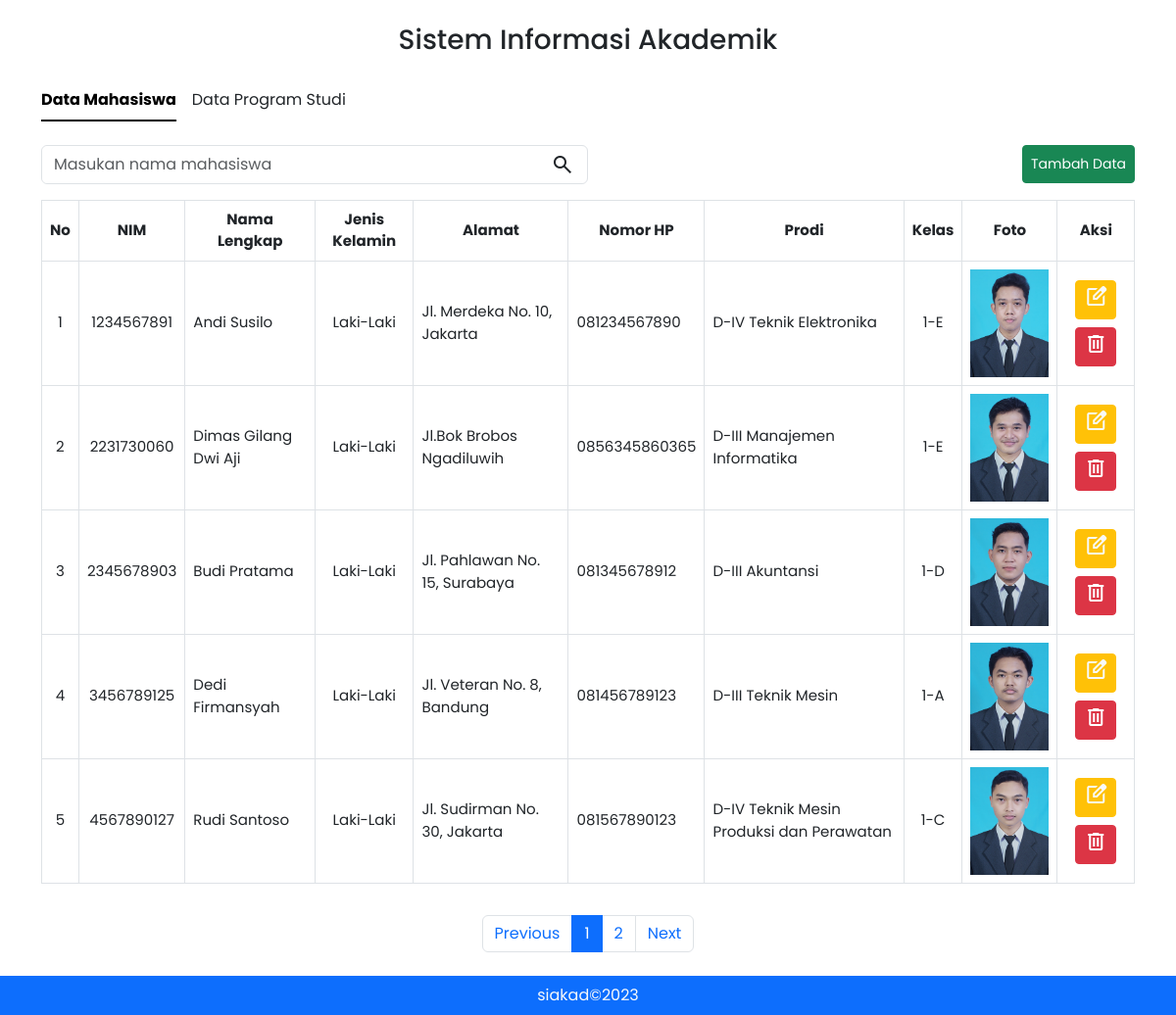
The page / on the database its author committed.
### tables this page shows
CREATE TABLE `mahasiswa` (
  `nim` varchar(10) NOT NULL,
  `nama_lengkap` varchar(100) NOT NULL,
  `jen_kel` varchar(10) NOT NULL,
  `alamat` varchar(100) NOT NULL,
  `no_hp` varchar(15) NOT NULL,
  `kode_prodi` varchar(10) NOT NULL,
  `kelas` varchar(3) NOT NULL,
  `foto` varchar(100) NOT NULL
);

CREATE TABLE `prodi` (
  `kode_prodi` varchar(10) NOT NULL,
  `nama_prodi` varchar(100) NOT NULL
);

### functions/functions.php (called while the page is built, shortened)
<?php
    $conn = mysqli_connect("localhost", "root", "", "db_siakad");
    function query($query) {
        global $conn;
        $result = mysqli_query($conn, $query);
        $rows = [];
        while ($row = mysqli_fetch_assoc($result)) {
            $rows[] = $row;
        }
        return $rows;
    }

### index.php (the view, shortened to what this page needs)
<?php
require 'functions/functions.php';
$jumlahDataPerhalaman = 5;
$jumlahData = count(query("SELECT * FROM mahasiswa"));
$jumlahHalaman = ceil($jumlahData / $jumlahDataPerhalaman);
$halamanAktif = (isset($_GET["halaman"])) ? $_GET["halaman"] : 1;
$awalData = ($jumlahDataPerhalaman * $halamanAktif) - $jumlahDataPerhalaman;
$mahasiswa = query("SELECT * FROM mahasiswa LIMIT $awalData, $jumlahDataPerhalaman");
$next = $halamanAktif + 1;
$prev = $halamanAktif - 1;
?>
<!DOCTYPE html>
<html lang="en">
<head>
    <link rel="stylesheet" href="vendor/bootstrap/css/bootstrap.min.css">
    <link rel="stylesheet" href="assets/css/style.css">
</head>
<body>
    <div class="container pb-5">
        <h3 class="my-4 text-center">Sistem Informasi Akademik</h3>
        <nav class="my-4">
            <ul class="nav nav-underline">
                <li class="nav-item">
                    <a class="nav-link active" href="index.php">Data Mahasiswa</a>
                </li>
                <li class="nav-item">
                    <a class="nav-link" href="view/prodi.php">Data Program Studi</a>
                </li>
            </ul>
        </nav>
        <main>
            <div class="d-flex justify-content-between align-items-center">
                <form class="d-flex border rounded w-50" action="" method="post" role="search">
                    <input class="form-control border-0" type="search" name="keyword" placeholder="Masukan nama mahasiswa" autocomplete="off" autofocus />
                    <button class="btn d-flex justify-content-center align-items-center" type="submit" name="search">
                        <span class="material-symbols-outlined ">
                        </span>
                    </button>
                </form>
                <a class="btn btn-sm btn-success p-2" href="view/tambahMhs.php" role="button">Tambah Data</a>
            </div>
            <div class="container-fluid overflow-x-auto p-0">
                <table class="table table-bordered mt-3">
                    <thead>
                        <tr class="text-center align-middle">
                            <th scope="col">No</th>
                            <th scope="col">NIM</th>
                            <th scope="col">Nama Lengkap</th>
                            <th scope="col">Jenis Kelamin</th>
                            <th scope="col">Alamat</th>
                            <th scope="col">Nomor HP</th>
                            <th scope="col">Prodi</th>
                            <th scope="col">Kelas</th>
                            <th scope="col">Foto</th>
                            <th scope="col">Aksi</th>
                        </tr>
                    </thead>
                    <tbody>
                        <?php $i = 1; ?>
                        <?php foreach ($mahasiswa as $mhs) : ?>
                            <?php
                            $kodeProdi = $mhs["kode_prodi"];
                            $prodi = query("SELECT nama_prodi FROM prodi WHERE kode_prodi = $kodeProdi", "nama_prodi")[0];
                            ?>
                            <tr class="align-middle">
                                <td class="text-center"><?= $i + $awalData; ?></td>
                                <td class="text-center"><?= $mhs["nim"]; ?></td>
                                <td><?= $mhs["nama_lengkap"]; ?></td>
                                <td class="text-center"><?= $mhs["jen_kel"]; ?></td>
                                <td><?= $mhs["alamat"]; ?></td>
                                <td><?= $mhs["no_hp"]; ?></td>
                                <td><?= $prodi["nama_prodi"]; ?></td>
                                <td class="text-center"><?= $mhs["kelas"]; ?></td>
                                <td><img src="assets/img/mhs/<?= $mhs["foto"]; ?>" alt="" class="thumbnail"></td>
                                <td>
                                    <div class="d-grid gap-2 d-md-block text-center">
                                        <a href="view/ubahMhs.php?nim=<?= $mhs["nim"]; ?>" role="button" class="btn btn-sm btn-warning mb-md-2">
                                            <span class="material-symbols-outlined text-light">
                                            </span>
                                        </a>
                                        <a href="functions/deleteMhs.php?nim=<?= $mhs['nim']; ?>&foto=<?= $mhs['foto']; ?>" role="button" class="btn btn-sm btn-danger" onclick="return confirm('Apakah anda yakin ingin menghapus data?')">
                                            <span class="material-symbols-outlined">
                                            </span>
                                        </a>
                                    </div>
                                </td>
                            </tr>
                            <?php $i++; ?>
                        <?php endforeach ?>
                    </tbody>
                </table>
            </div>
            <nav aria-label="Page navigation example" class="mt-3">
                <ul class="pagination justify-content-center">
                    <li class="page-item">
                        <a class="page-link" <?= ($halamanAktif > 1) ? "href='?halaman=$prev'" : '' ?>>Previous</a>
                    </li>
                    <?php for ($i = 1; $i <= $jumlahHalaman; $i++) : ?>
                        <?php if ($i == $halamanAktif) : ?>
                            <li class="page-item active"><a class="page-link" href="?halaman=<?= $i ?>"><?= $i ?></a></li>
                        <?php else : ?>
                            <li class="page-item"><a class="page-link" href="?halaman=<?= $i ?>"><?= $i ?></a></li>
                        <?php endif ?>
                    <?php endfor ?>
                    <li class="page-item">
                        <a class="page-link" <?= ($halamanAktif < $jumlahHalaman) ? "href='?halaman=$next'" : ''?>>Next</a>
                    </li>
                </ul>
            </nav>
        </main>
    </div>
    <footer class="container-fluid bg-primary text-center text-lg-start position-fixed bottom-0 ">
        <div class="text-center p-2">
            <a class="text-light" href="#">siakad&copy;2023</a>
        </div>
    </footer>
</body>
</html>

### assets/css/style.css (style rules this page uses)
html, body { font-family: "Poppins", sans-serif; }
a, a.nav-link { color: #212529; text-decoration: none; }
img.thumbnail { width: 80px; aspect-ratio: 1 2; }
th, td { font-size: 0.94rem; }

### rows shown on the page
mahasiswa: awalData "1", nim "1234567891", nama_lengkap "Andi Susilo", jen_kel "Laki-Laki", alamat "Jl. Merdeka No. 10, Jakarta", no_hp "081234567890", kode_prodi.nama_prodi "D-IV Teknik Elektronika", kelas "1-E", foto (picture)
mahasiswa: awalData "2", nim "2231730060", nama_lengkap "Dimas Gilang Dwi Aji", jen_kel "Laki-Laki", alamat "Jl.Bok Brobos Ngadiluwih", no_hp "0856345860365", kode_prodi.nama_prodi "D-III Manajemen Informatika", kelas "1-E", foto (picture)
mahasiswa: awalData "3", nim "2345678903", nama_lengkap "Budi Pratama", jen_kel "Laki-Laki", alamat "Jl. Pahlawan No. 15, Surabaya", no_hp "081345678912", kode_prodi.nama_prodi "D-III Akuntansi", kelas "1-D", foto (picture)
mahasiswa: awalData "4", nim "3456789125", nama_lengkap "Dedi Firmansyah", jen_kel "Laki-Laki", alamat "Jl. Veteran No. 8, Bandung", no_hp "081456789123", kode_prodi.nama_prodi "D-III Teknik Mesin", kelas "1-A", foto (picture)
mahasiswa: awalData "5", nim "4567890127", nama_lengkap "Rudi Santoso", jen_kel "Laki-Laki", alamat "Jl. Sudirman No. 30, Jakarta", no_hp "081567890123", kode_prodi.nama_prodi "D-IV Teknik Mesin Produksi dan Perawatan", kelas "1-C", foto (picture)
